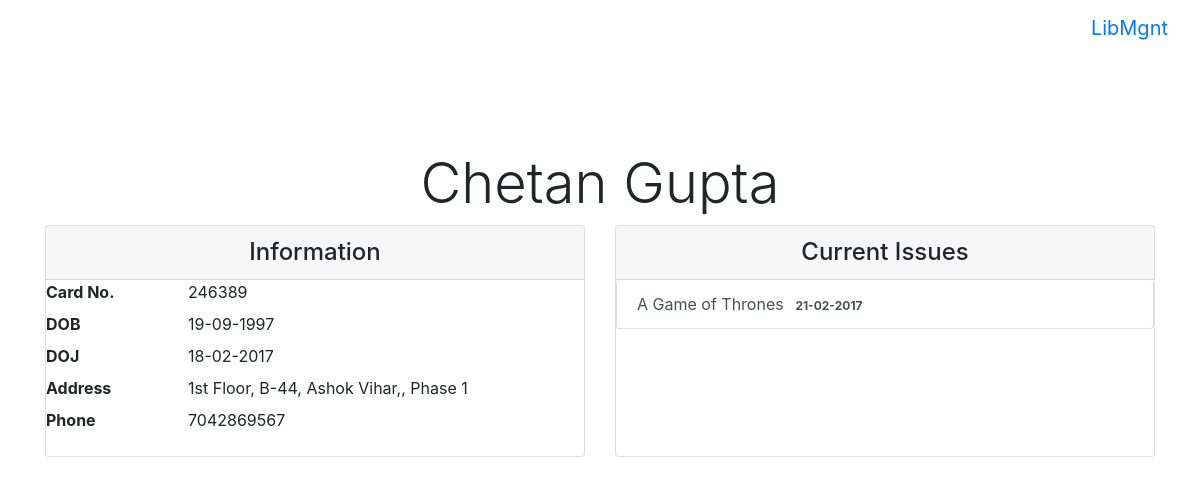
The page /patron/6 (signed in) on the database as committed earlier.
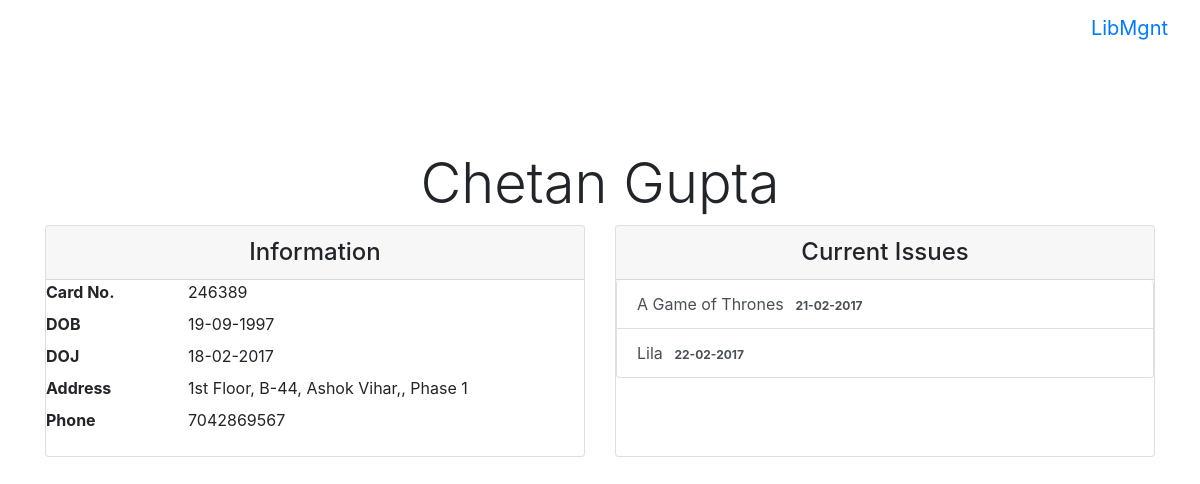
The same page on the database as committed later.
### tables this page shows
CREATE TABLE issue(
	transID INTEGER PRIMARY KEY AUTOINCREMENT,
	bookID INTEGER,
	patronID INTEGER,
	librarianID INTEGER,
	issueDate DATE,
	FOREIGN KEY (bookID) REFERENCES book(id),
	FOREIGN KEY (patronID) REFERENCES patron(id),
	FOREIGN KEY (librarianID) REFERENCES librarian(id));

CREATE TABLE "book" (
	`id`	INTEGER PRIMARY KEY AUTOINCREMENT,
	`title`	VARCHAR(50) NOT NULL,
	`author`	VARCHAR(50) NOT NULL,
	`publishDate`	DATE,
	`publisher`	VARCHAR(50),
	`isbn13`	VARCHAR(13) UNIQUE,
	`supplierID`	INTEGER,
	FOREIGN KEY(`supplierID`) REFERENCES supplier ( id )
);

### server.py (the view)
@app.route("/patron/<int:patronID>")
@login_required
def patronInfo(patronID):
	payload = {}
	patron_exists = db_util.getPatronExistence(patronID)
	payload["patron_exists"] = patron_exists
	if patron_exists is True:
		payload["patron_info"] = db_util.queryPatron({"id":patronID})[0]
		payload["issues"] = db_util.getPatronIssues(patronID)
	return render_template("patroninfo.html", payload=payload)

### db_util.py (called while the page is built)
def getPatronIssues(patronID):
	try:
		cursor.execute(
			'''
			SELECT bookID,title,issueDate
			FROM issue,book
			WHERE bookID=book.id AND patronID=?;
			''', (patronID, ))
		issues = cursor.fetchall()
		return issues
	except Exception as e:
		print(e)
		return None

def queryPatron(params):
	clause = []
	if params.get("id") is not None and params.get("id") is not '':
		clause.append("id=:id")
	if params.get("name") is not None and params.get("name") is not '':
		clause.append("name LIKE '%{}%'".format(params.get("name")))
	if params.get("cardNum") is not None and params.get("cardNum") is not '':
		clause.append("id=:cardNum")
	if params.get("id") is not None and params.get("id") is not '':
		clause.append("id=:id")
	if clause:
		query = "SELECT * FROM patron WHERE {}".format(" AND ".join(clause))
	else:
		query = "SELECT * FROM patron"
	try:
		cursor.execute(query, params)
		patron_list = cursor.fetchall()
		return patron_list
	except Exception as e:
		print(e)
		return None

### server.py (called while the page is built)
@login_manager.user_loader
def user_loader(username):
	return Librarian().get(username)

### templates/patroninfo.html
{% extends "base.html" %}
{% block body %}
{% if payload.patron_exists %}
<div class="container-fluid" style="padding-top: 70px;">
	<h3 class="display-4 text-center">{{payload.patron_info[2]}}</h3>
	<div class="container">
		<div class="card-deck">
			<div class="card card-outline-primary">
				<h4 class="card-header text-center card-outline-primary">
					Information
				</h4>
				<div class="card-block">
					<dl class="row">
						<dt class="col-sm-3">Card No.</dt>
						<dd class="col-sm-9">{{payload.patron_info[1]}}</dd>
						<dt class="col-sm-3">DOB</dt>
						<dd class="col-sm-9">{{payload.patron_info[3]}}</dd>
						<dt class="col-sm-3">DOJ</dt>
						<dd class="col-sm-9">{{payload.patron_info[4]}}</dd>
						<dt class="col-sm-3">Address</dt>
						<dd class="col-sm-9">{{payload.patron_info[5]}}</dd>
						<dt class="col-sm-3">Phone</dt>
						<dd class="col-sm-9">{{payload.patron_info[6]}}</dd>
					</dl>
				</div>
			</div>
			<div class="card card-outline-primary">
				<h4 class="card-header text-center card-outline-primary">
					Current Issues
				</h4>
				<div class="list-group">
					{% for issue in payload.issues %}
					<a href="/book/{{issue[0]}}" class="list-group-item list-group-item-action justify-content-between">{{issue[1]}} <span class="badge badge-default badge-pill">{{issue[2]}}</span></a>
					{% endfor %}
				</div>
			</div>
		</div>
	</div>
</div>
{% else %}
<div class="container text-center" style="padding-top: 100px;">
	<div class="alert alert-danger" role="alert">
		<strong>Oh snap!</strong> Patron does not exist.
	</div>
</div>
{% endif %}
{% endblock %}

Rows that differ between the two databases and show on the page:
added issue: title "Lila", issueDate "22-02-2017"
